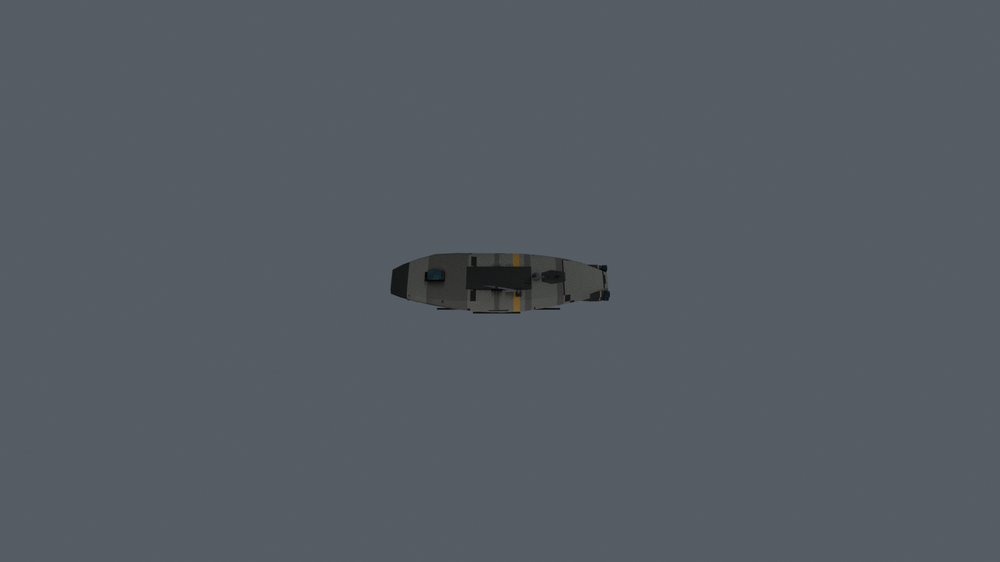
#> input picture design/program/vm-drop/atlas-chase/play_chase.png, 1000 x 562 px, shrunk from 1600 x 900 before the run
$ python crop_chase_1to1.py --dir ../../design/program/vm-drop/atlas-chase
#> lines starting #> are read from the running program, lines starting #| are printed output that depends on the picture; after the words box and inside, x2 and y2 are one past the last pixel; in counts of white or black regions, pixels touching at a corner belong together
"""Crop chase stills to a square around non-backdrop pixels.

Usage:
  python tools/blender/crop_chase_1to1.py --dir <stills_dir>
"""
from __future__ import annotations

import argparse
from pathlib import Path

import numpy as np
from PIL import Image

NAMES = (
    "play_chase.png",
    "play_chase_abeam.png",
    "play_chase_close.png",
    "clay_play_chase.png",
    "clay_play_chase_abeam.png",
    "clay_play_chase_close.png",
)


def crop_square(path: Path, pad: int = 18, luma_delta: float = 0.045) -> Path | None:
#> called with pad = 18, luma_delta = 0.045
    image = Image.open(path).convert("RGB")
    arr = np.asarray(image).astype(np.float32) / 255.0
    h, w, _ = arr.shape
#> h = 562; w = 1000
    corners = np.concatenate(
        [
            arr[0:8, 0:8].reshape(-1, 3),
            arr[0:8, -8:].reshape(-1, 3),
            arr[-8:, 0:8].reshape(-1, 3),
            arr[-8:, -8:].reshape(-1, 3),
        ]
    )
#> corners = 256 rows, first 8: [0.333, 0.361, 0.392], [0.333, 0.361, 0.392], [0.333, 0.361, 0.392], [0.333, 0.361, 0.392], [0.333, 0.361, 0.392], [0.337, 0.361, 0.392], [0.337, 0.365, 0.392], [0.337, 0.365, 0.396]
    backdrop = corners.mean(axis=0)
#> backdrop = [0.335, 0.362, 0.393]
    luma = arr.max(axis=2)
    delta = np.abs(arr - backdrop).max(axis=2)
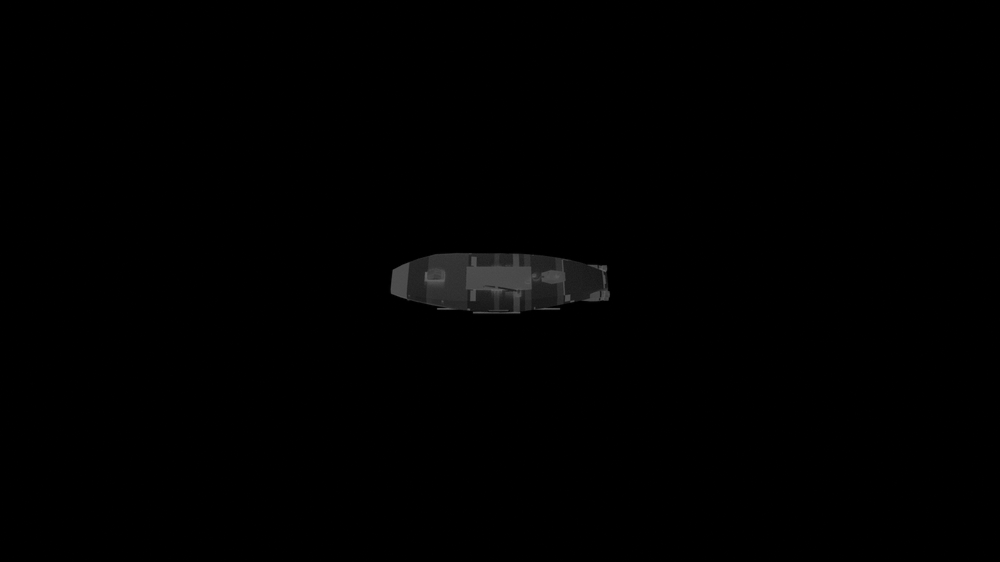
#> delta: shape (562, 1000) float32; min 0.00158, max 0.385, mean 0.006
    mask = (delta > luma_delta) | (np.abs(luma - backdrop.max()) > luma_delta)
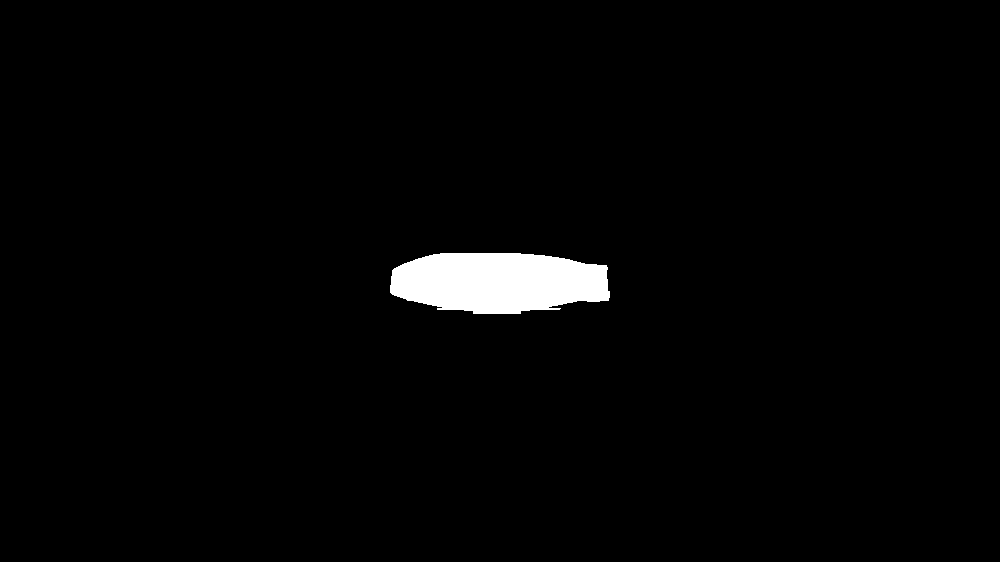
#> mask: shape (562, 1000) bool; 1.9% white; 1 white region, box (x1, y1, x2, y2) and area: (390, 253, 610, 314) 10889
    ys, xs = np.where(mask)
#> ys = 10889 values from 253 to 313; xs = 10889 values, max 609 at index 7565, min 390 at index 6038, mean 498.3
    if ys.size < 40:
        return None
    y0 = max(int(ys.min()) - pad, 0)
#> y0 = 235
    y1 = min(int(ys.max()) + pad + 1, h)
#> y1 = 332
    x0 = max(int(xs.min()) - pad, 0)
#> x0 = 372
    x1 = min(int(xs.max()) + pad + 1, w)
#> x1 = 628
    side = max(y1 - y0, x1 - x0, 64)
#> side = 256
    cx = (x0 + x1) // 2
#> cx = 500
    cy = (y0 + y1) // 2
#> cy = 283
    x0 = max(cx - side // 2, 0)
    y0 = max(cy - side // 2, 0)
#> y0 = 155
    x1 = min(x0 + side, w)
    y1 = min(y0 + side, h)
#> y1 = 411
    x0 = max(x1 - side, 0)
    y0 = max(y1 - side, 0)
    crop = image.crop((x0, y0, x1, y1))
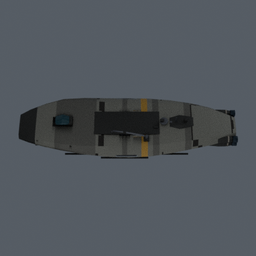
#> crop: PIL image 256x256 RGB; mean R, G, B 79.9, 85.8, 91.9
    out = path.with_name(path.stem + "_1to1.png")
    crop.save(out)
    return out


def main():
    parser = argparse.ArgumentParser()
    parser.add_argument("--dir", required=True, type=Path)
    args = parser.parse_args()
    folder = args.dir.resolve()
    written = []
    for name in NAMES:
        path = folder / name
        if path.is_file():
            out = crop_square(path)
            if out:
                written.append(str(out))
#> pass 2 of the loop in main, `for name in NAMES:`:
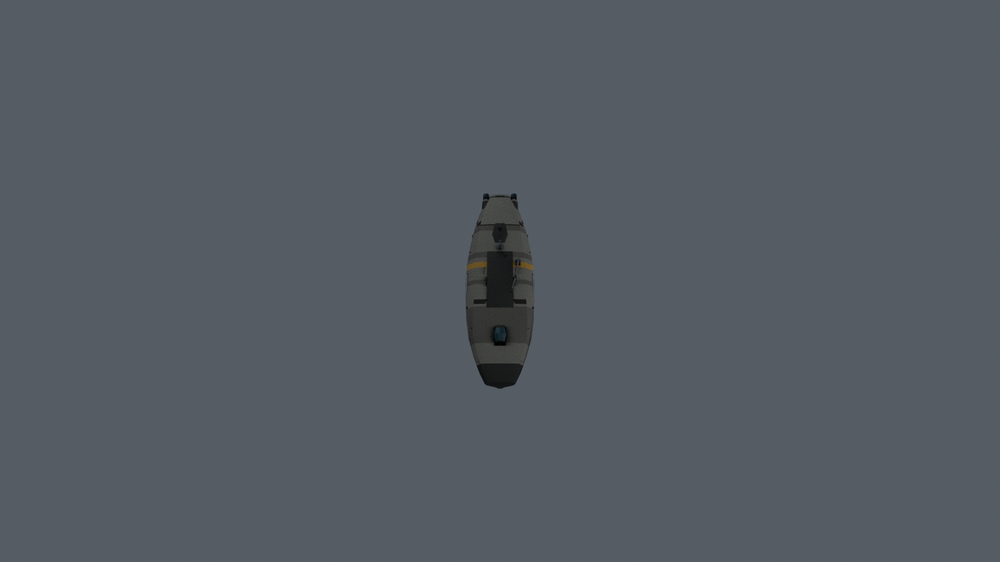
#> input picture design/program/vm-drop/atlas-chase/play_chase_abeam.png, 1000 x 562 px, shrunk from 1600 x 900 before the run
#> in crop_square (call 2), `mask = (delta > luma_delta) | (np.abs(luma - backdrop.max()) > luma_de..`:
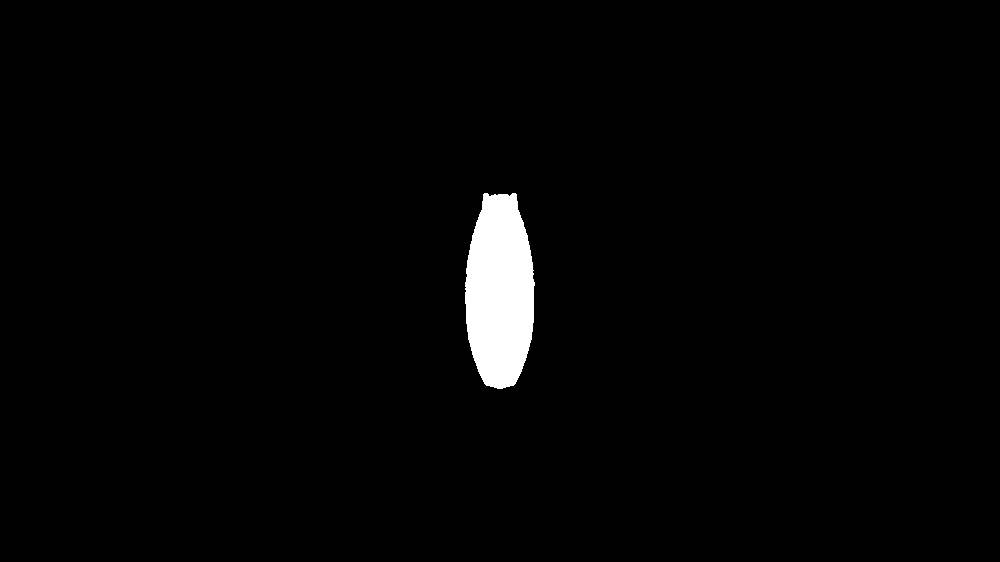
#> mask: shape (562, 1000) bool; 1.9% white; 1 white region, box (x1, y1, x2, y2) and area: (465, 193, 535, 389) 10854
#> ys = 10854 values from 193 to 388; xs = 10854 values, max 534 at index 4752, min 465 at index 4683, mean 499.4
#> in crop_square (call 2), `y0 = max(int(ys.min()) - pad, 0)`: y0 = 175
#> in crop_square (call 2), `y1 = min(int(ys.max()) + pad + 1, h)`: y1 = 407
#> in crop_square (call 2), `x0 = max(int(xs.min()) - pad, 0)`: x0 = 447
#> in crop_square (call 2), `x1 = min(int(xs.max()) + pad + 1, w)`: x1 = 553
#> side = 232
#> cy = 291
#> in crop_square (call 2), `x0 = max(cx - side // 2, 0)`: x0 = 384
#> in crop_square (call 2), `x1 = min(x0 + side, w)`: x1 = 616
#> in crop_square (call 2), `crop = image.crop((x0, y0, x1, y1))`:
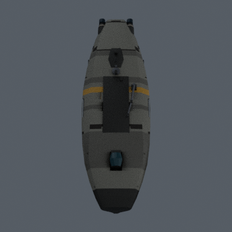
#> crop: PIL image 232x232 RGB; mean R, G, B 78.5, 84.2, 90
#> pass 3 of the loop in main, `for name in NAMES:`:
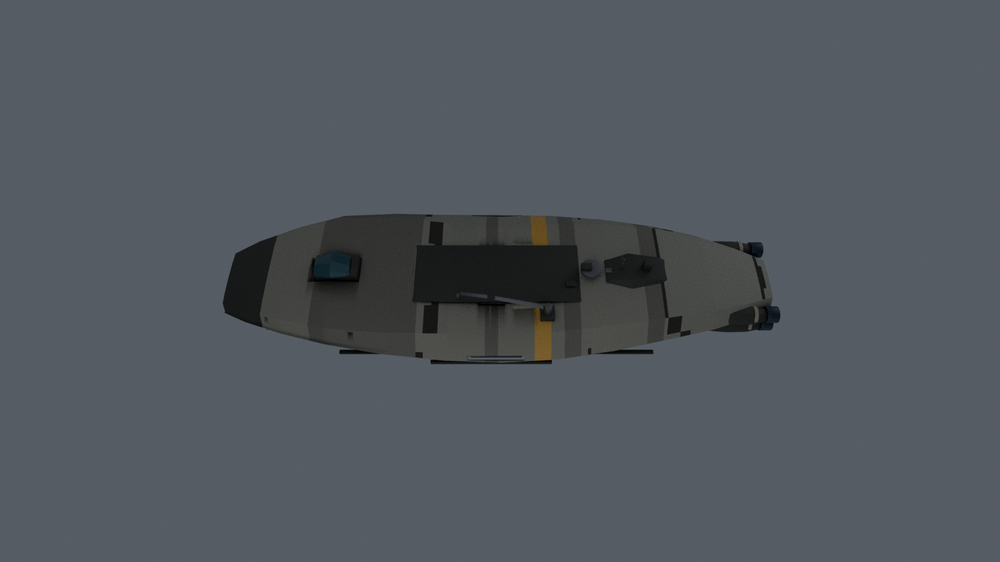
#> input picture design/program/vm-drop/atlas-chase/play_chase_close.png, 1000 x 562 px, shrunk from 1600 x 900 before the run
#> in crop_square (call 3), `mask = (delta > luma_delta) | (np.abs(luma - backdrop.max()) > luma_de..`:
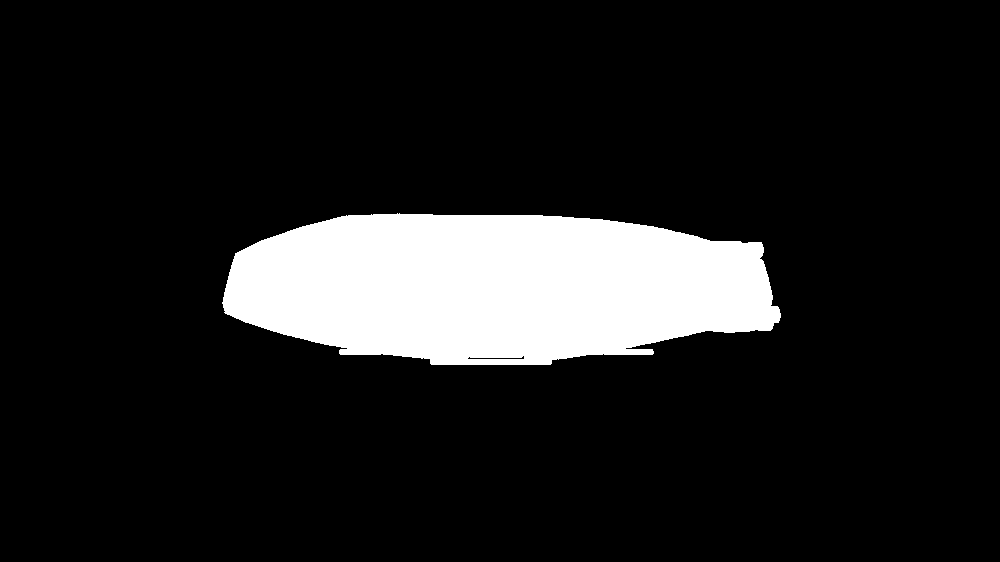
#> mask: shape (562, 1000) bool; 11.9% white; 1 white region, box (x1, y1, x2, y2) and area: (222, 213, 781, 365) 67154
#> in crop_square (call 3), `y0 = max(int(ys.min()) - pad, 0)`: y0 = 195
#> in crop_square (call 3), `y1 = min(int(ys.max()) + pad + 1, h)`: y1 = 383
#> in crop_square (call 3), `x0 = max(int(xs.min()) - pad, 0)`: x0 = 204
#> in crop_square (call 3), `x1 = min(int(xs.max()) + pad + 1, w)`: x1 = 799
#> side = 595
#> cx = 501
#> cy = 289
#> in crop_square (call 3), `y0 = max(cy - side // 2, 0)`: y0 = 0
#> in crop_square (call 3), `y1 = min(y0 + side, h)`: y1 = 562
#> in crop_square (call 3), `crop = image.crop((x0, y0, x1, y1))`:
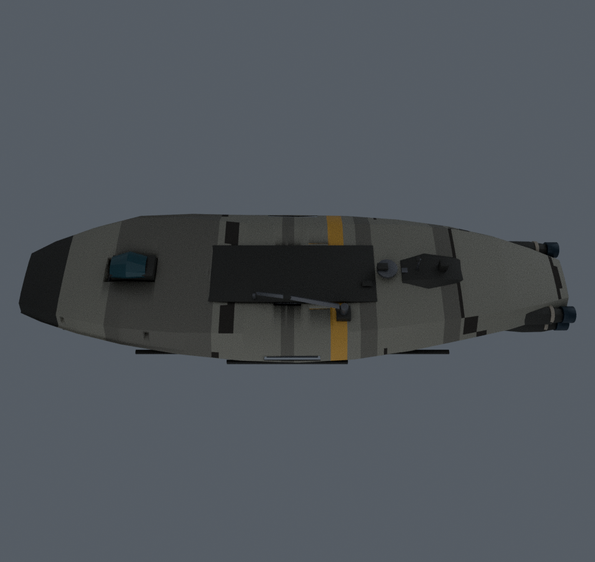
#> crop: PIL image 595x562 RGB; mean R, G, B 78.7, 84.5, 90.2
#> the loop made 6 passes; the first 3 are shown
    print("\n".join(written) if written else "no crops")


if __name__ == "__main__":
    main()
